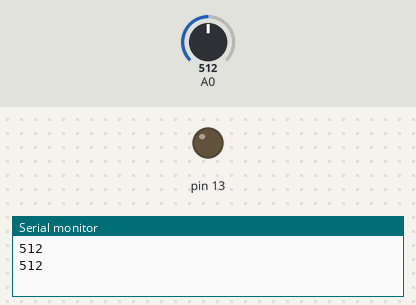
Recording of a sketch running on a simulated Arduino Uno, built with avr-gcc and run on an emulated ATmega328P. Parts: output pins drawn as LEDs (lit = HIGH), the last lines printed to the serial monitor. The inputs (shaded band) are chosen by the test bench; at power-on: A0 = 512.

Above: at 1.8 s.
1.9 s: A0 set to 419
3.4 s: A0 set to 389
At 4.8 s:
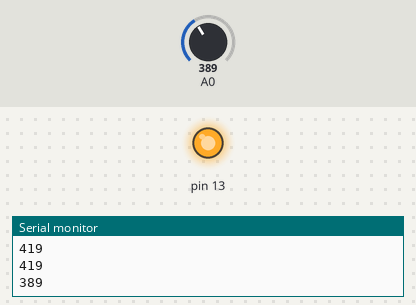
5.5 s: A0 set to 410
At 6.4 s:
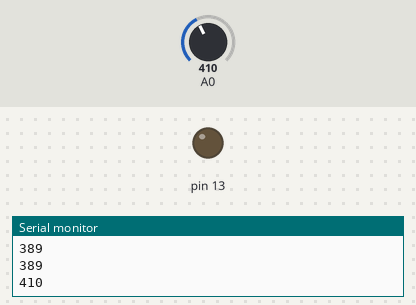
7.5 s: A0 set to 390
At 9.1 s:
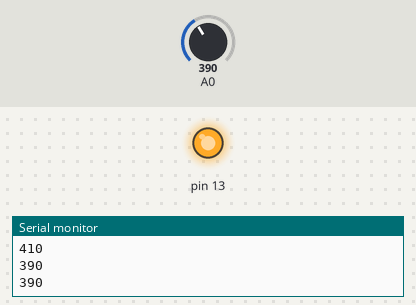
Timing chart, 0 to 10.5 s (numbered marks = the images above; inputs shaded):
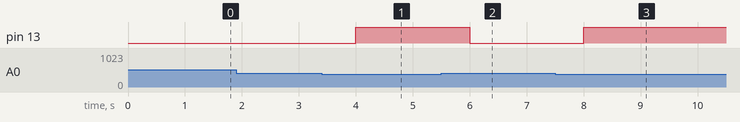

Measured:
- the behaviour switches between 401 and 400 on A0 (found by bisection; images 0 and 1)
- after the input at 3.4 s, pin 13: LOW → HIGH after 0.60 s
- after the input at 5.5 s, pin 13: HIGH → LOW after 0.50 s
- after the input at 7.5 s, pin 13: LOW → HIGH after 0.50 s

The sketch:

PhotoResistor.ino
```cpp
/* Use a photo resistor to control a LED.
  Details and schematic, please see http://yehnan.blogspot.com/2012/02/arduino_23.html
*/
int pr_min = 400;

void setup(){
  Serial.begin(115200);
  pinMode(A0, INPUT);
  pinMode(13, OUTPUT);

  digitalWrite(13, LOW);
}

void loop(){
  int pr = analogRead(A0);
  Serial.println(pr);

  digitalWrite(13, pr > pr_min ? LOW : HIGH);

  delay(1000);
}
```
